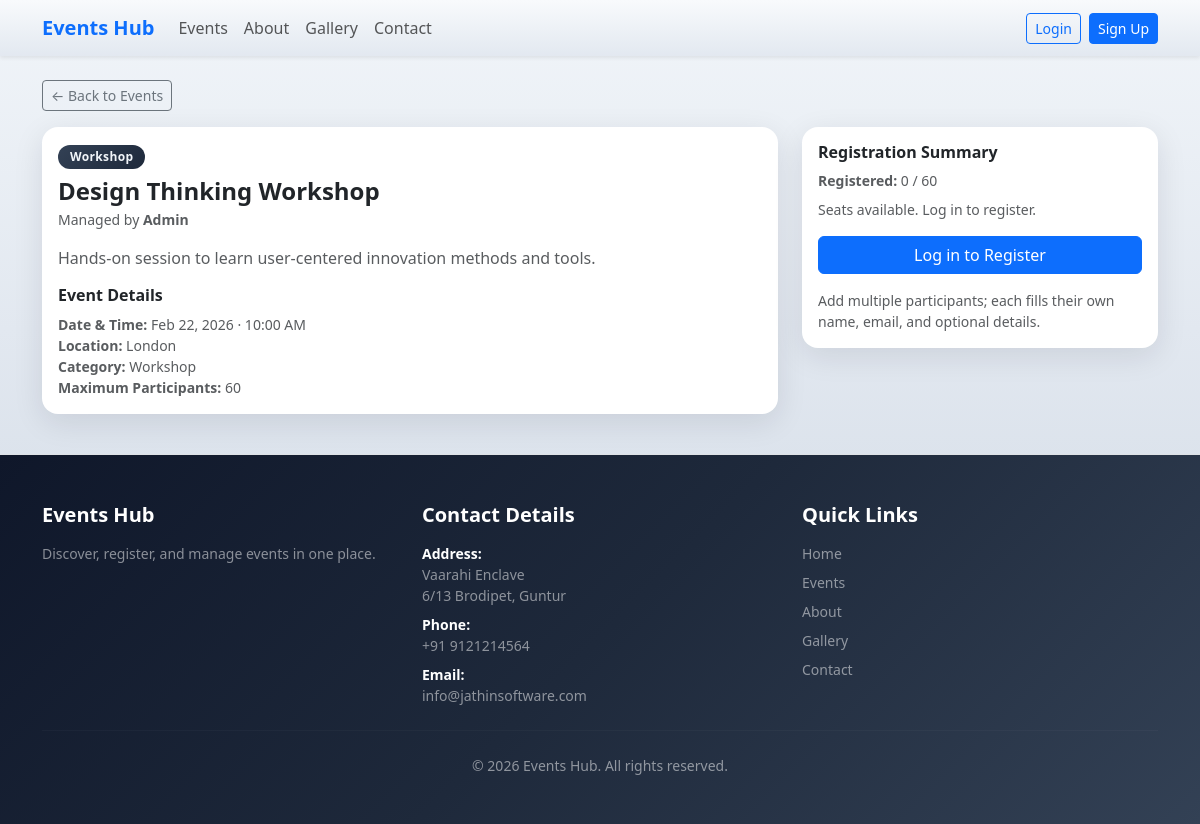
The page /user/event_detail.php?id=3 on the database its author committed.
### tables this page shows
CREATE TABLE events (
    id INT UNSIGNED AUTO_INCREMENT PRIMARY KEY,
    title VARCHAR(255) NOT NULL,
    category VARCHAR(64) NOT NULL,
    event_date DATETIME NOT NULL,
    location VARCHAR(255) NOT NULL,
    max_participants INT UNSIGNED NOT NULL,
     
    max_team_size INT UNSIGNED NOT NULL DEFAULT 1,
     
    image_path VARCHAR(255) DEFAULT NULL,
    description TEXT NOT NULL,
    created_at DATETIME NOT NULL DEFAULT CURRENT_TIMESTAMP,
    INDEX idx_event_date (event_date),
    INDEX idx_category (category)
);

### includes/auth.php (called while the page is built, shortened)
<?php
$cfg = EVENTHUB_CONFIG;
$BASE_PATH = '';
if (is_array($cfg) && array_key_exists('base_path', $cfg) && $cfg['base_path'] !== null && $cfg['base_path'] !== 'auto') {
    $BASE_PATH = (string) $cfg['base_path'];
} else {
    $docRoot = isset($_SERVER['DOCUMENT_ROOT']) ? realpath((string) $_SERVER['DOCUMENT_ROOT']) : false;
    $appRoot = realpath(__DIR__ . '/..');
    if ($docRoot && $appRoot) {
        $docRootNorm = rtrim(str_replace('\\', '/', $docRoot), '/');
        $appRootNorm = rtrim(str_replace('\\', '/', $appRoot), '/');
        $docLower = strtolower($docRootNorm);
        $appLower = strtolower($appRootNorm);
        if ($docLower !== '' && str_starts_with($appLower, $docLower)) {
            $rel = substr($appRootNorm, strlen($docRootNorm));
            $rel = '/' . ltrim($rel, '/');
            $parts = array_values(array_filter(explode('/', $rel), static fn ($p) => $p !== ''));
            $parts = array_map('rawurlencode', $parts);
            $BASE_PATH = $parts ? ('/' . implode('/', $parts)) : '';
        }
    }
}
function base_url(string $path = ''): string {
    global $BASE_PATH;
    return rtrim($BASE_PATH, '/') . '/' . ltrim($path, '/');
}
function current_user(): ?array {
    return $_SESSION['user'] ?? null;
}

### user/event_detail.php (the view, shortened to what this page needs)
<?php
require_once __DIR__ . '/../includes/auth.php';
$id = isset($_GET['id']) ? (int) $_GET['id'] : 0;
$stmt = $pdo->prepare('SELECT * FROM events WHERE id = ?');
$stmt->execute([$id]);
$event = $stmt->fetch();
$countStmt = $pdo->prepare("
    SELECT COUNT(*) FROM participants p
    JOIN registrations r ON r.id = p.registration_id
    WHERE r.event_id = ?
");
$countStmt->execute([$id]);
$registered = (int) $countStmt->fetchColumn();
$max = (int) $event['max_participants'];
$full = $registered >= $max;
$myRegistration = null;
$myParticipants = [];
$me = current_user();
$eventDateFormatted = date('M j, Y · g:i A', strtotime($event['event_date']));
$badge = 'eh-card-badge';
?>
<!DOCTYPE html>
<html lang="en">
<head>
    <link href="https://cdn.jsdelivr.net/npm/bootstrap@5.3.3/dist/css/bootstrap.min.css" rel="stylesheet">
    <link rel="stylesheet" href="<?= htmlspecialchars(base_url('assets/css/style.css')) ?>">
</head>
<body class="d-flex flex-column min-vh-100">
<?php include __DIR__ . '/../includes/navbar.php'; ?>
<main class="flex-grow-1 py-4">
    <div class="container">
        <a href="<?= htmlspecialchars(base_url('user/events.php')) ?>" class="btn btn-outline-secondary btn-sm mb-3">&larr; Back to Events</a>
        <div class="row g-4">
            <div class="col-lg-8">
                <div class="card eh-detail-card mb-3">
                    <div class="card-body">
                        <span class="badge <?= $badge ?> mb-2"><?= htmlspecialchars($event['category']) ?></span>
                        <h1 class="h4 fw-bold mb-1"><?= htmlspecialchars($event['title']) ?></h1>
                        <p class="small text-muted mb-3">Managed by <strong>Admin</strong></p>
                        <p class="text-muted mb-3"><?= nl2br(htmlspecialchars($event['description'])) ?></p>
                        <h2 class="h6 fw-semibold mb-2">Event Details</h2>
                        <ul class="list-unstyled small text-muted mb-0">
                            <li><strong>Date &amp; Time:</strong> <?= $eventDateFormatted ?></li>
                            <li><strong>Location:</strong> <?= htmlspecialchars($event['location']) ?></li>
                            <li><strong>Category:</strong> <?= htmlspecialchars($event['category']) ?></li>
                            <li><strong>Maximum Participants:</strong> <?= $max ?></li>
                        </ul>
                    </div>
                </div>
            </div>
            <div class="col-lg-4" id="register">
                <div class="card eh-detail-card mb-3">
                    <div class="card-body">
                        <h2 class="h6 fw-semibold mb-2">Registration Summary</h2>
                        <p class="small text-muted mb-2"><strong>Registered:</strong> <?= $registered ?> / <?= $max ?></p>
                        <?php if ($myRegistration): ?>
                            <p class="small text-success mb-2">You are registered for this event.</p>
                            <h3 class="h6 fw-semibold mb-2">Your participants</h3>
                            <ul class="list-unstyled small text-muted mb-3">
                                <?php foreach ($myParticipants as $p): ?>
                                    <li><?= htmlspecialchars($p['name']) ?> &lt;<?= htmlspecialchars($p['email']) ?>&gt;<?= $p['phone'] ? ' · ' . htmlspecialchars($p['phone']) : '' ?></li>
                                <?php endforeach; ?>
                            </ul>
                            <form method="post" action="<?= htmlspecialchars(base_url('user/unregister.php')) ?>" class="mb-2" onsubmit="return confirm('Unregister from this event?');">
                                <input type="hidden" name="event_id" value="<?= $id ?>">
                                <button type="submit" class="btn btn-outline-danger w-100">Unregister</button>
                            </form>
                        <?php elseif ($full): ?>
                            <p class="small text-muted mb-0">This event is full.</p>
                        <?php else: ?>
                            <p class="small text-muted mb-3">Seats available. Log in to register.</p>
                            <a href="<?= htmlspecialchars(base_url('auth/login.php?redirect=user/event_detail.php?id=' . $id)) ?>" class="btn btn-primary w-100 mb-2">Log in to Register</a>
                            <p class="small text-muted mt-2 mb-0">Add multiple participants; each fills their own name, email, and optional details.</p>
                        <?php endif; ?>
                    </div>
                </div>
            </div>
        </div>
    </div>
</main>
<?php include __DIR__ . '/../includes/footer.php'; ?>
</body>
</html>

### assets/css/style.css (style rules this page uses)
body { background: linear-gradient(180deg, #f1f5f9 0%, #e2e8f0 40%, #cbd5e1 100%); min-height: 100vh; font-family: system-ui, -apple-system, BlinkMacSystemFont, "Segoe UI", sans-serif; }
.eh-card-badge { background: linear-gradient(135deg, #334155 0%, #1e293b 100%); color: #f1f5f9; border: none; font-size: 0.75rem; font-weight: 600; letter-spacing: 0.03em; padding: 0.35rem 0.75rem; border-radius: 999px; }
.eh-detail-card { border: none; border-radius: 1rem; overflow: hidden; box-shadow: 0 8px 30px rgba(15, 23, 42, 0.1); }

### rows shown on the page
events: category "Workshop", title "Design Thinking Workshop", description "Hands-on session to learn user-centered innovation methods and tools.", event_date "Feb 22, 2026 · 10:00 AM", location "London", max_participants "60"

### other values the page prints
$registered "0"
